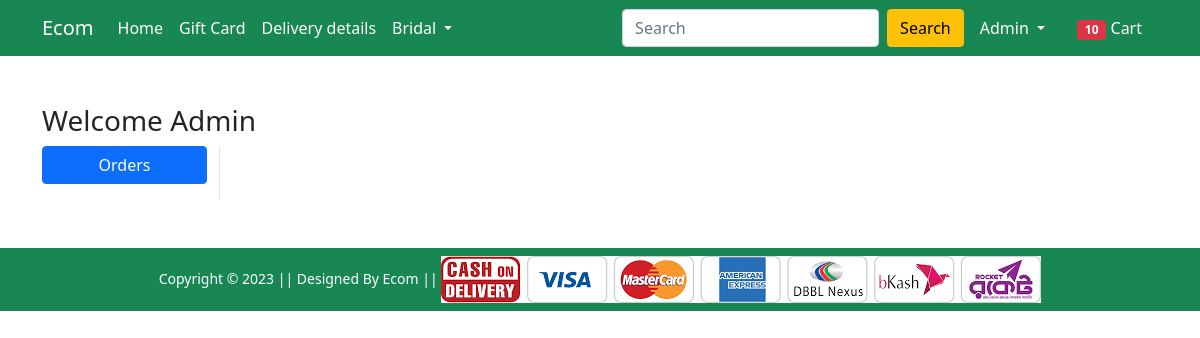
The page /orders/ (signed in) on the database as committed earlier.
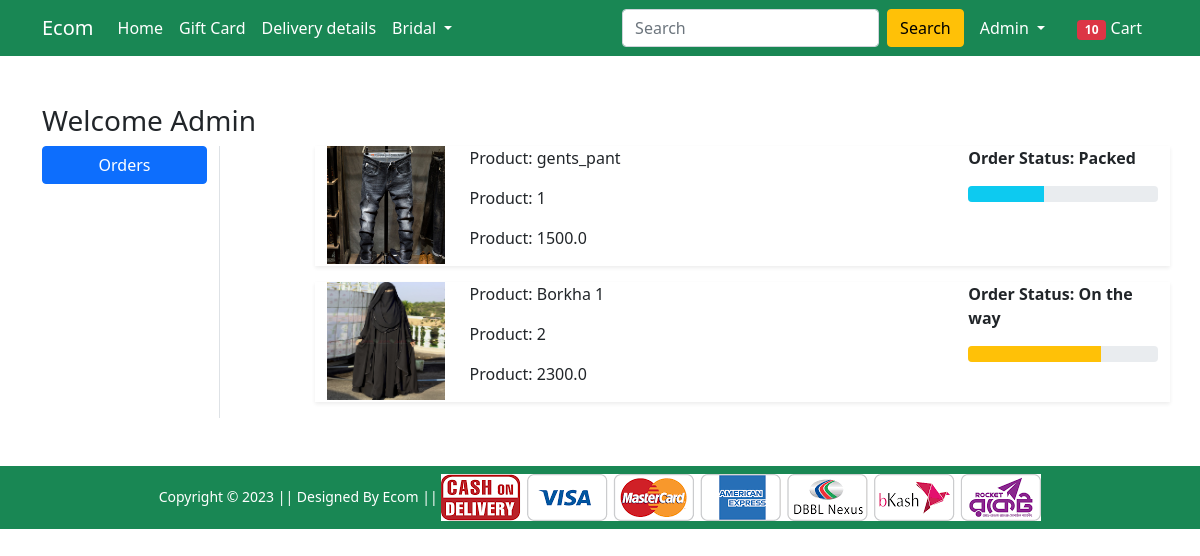
The same page on the database as committed later.
### Shop/models.py (models this page shows, shortened)
class orderPlaced(models.Model):
    user = models.ForeignKey(User,on_delete=models.CASCADE)
    customer = models.ForeignKey(customer,on_delete=models.CASCADE)
    product = models.ForeignKey(product,on_delete=models.CASCADE)
    quantity = models.PositiveIntegerField(default=1)
    ordered_date=models.DateField(auto_now=True)
    status = models.CharField(max_length=50,choices=STATUS_CHOICE,default='pending')
    @property
    def total_cost(self):
        return self.product.discount_price * self.quantity

class product(models.Model):
    title = models.CharField(max_length=255)
    selling_price = models.FloatField()
    discount_price = models.FloatField()
    description = models.TextField()
    brand = models.CharField(max_length=50)
    catagory = models.CharField(choices=CATAGORY_CHOICES,max_length=2)
    product_img = models.ImageField(upload_to='product_img')

### Shop/views.py (the view)
# urls.py: path('orders/', views.orders, name='orders'),
def orders(request):
 op = orderPlaced.objects.filter(user=request.user)
 return render(request, 'Shop/orders.html',{'order_place':op})

### Shop/templates/Shop/orders.html (shortened to what this page needs)
{% extends 'Shop/base.html' %}
{% load static %}
{% block main-content %}
<div class="container my-5">
    <div class="row">
        <h3>Welcome <span class="text-capitalize">{{request.user}}</span></h3>
        <div class="col-sm-2 border-end">
            <ul class="list-unstyled">
                <li class="d-grid"><a href="{% url 'orders' %}" class="btn btn-primary">Orders</a></li>
            </ul>
        </div>
        <div class="col-sm-9 offset-sm-1">
            {% for op in order_place %}
            <div class="row shadow-sm mb-3">
                <div class="col-sm-2">
                    <img src="{{op.product.product_img.url}}" alt="" srcset="" class="img-fluid" height="150"
                        width="150">
                </div>
                <div class="col-sm-7">
                    <p>Product: {{op.product.title}}</p>
                    <p>Product: {{op.quantity}}</p>
                    <p>Product: {{op.total_cost}}</p>
                </div>
                <div class="col-sm-3 fw-bold">
                    <p>Order Status: {{op.status}}</p>
                    {% if op.status == 'Packed' %}
                    <div class="progress">
                        <div class="progress-bar bg-info" role="progressbar" style="width: 40%" aria-valuenow="40"
                            aria-valuemin="0" aria-valuemax="100">
                        </div>
                    </div>
                    {% endif %}
                    {% if op.status == 'On the way' %}
                    <div class="progress">
                        <div class="progress-bar bg-warning" role="progressbar" style="width: 70%" aria-valuenow="70"
                            aria-valuemin="0" aria-valuemax="100">
                        </div>
                    </div>
                    {% endif %}
                </div>
            </div>
            {% endfor %}
        </div>
    </div>
</div>
{% endblock main-content %}

### Shop/templates/Shop/base.html (shortened to what this page needs)
<!doctype html>
{% load static %}
<html lang="en">
<head>
    <link href="https://cdn.jsdelivr.net/npm/bootstrap@5.0.0-beta1/dist/css/bootstrap.min.css" rel="stylesheet"
>
    <link rel="stylesheet" href="{% static 'Shop/css/owl.carousel.min.css' %}">
    <link rel="stylesheet" href="{% static 'Shop/css/all.min.css' %}">
    <link rel="stylesheet" href="{% static 'Shop/css/style.css' %}">
</head>
<body>
    <nav class="navbar navbar-expand-lg navbar-dark bg-success">
        <div class="container">
            <a class="navbar-brand" href="/">Ecom</a>
            <div class="collapse navbar-collapse" id="navbarSupportedContent">
                <ul class="navbar-nav me-auto mb-2 mb-lg-0">
                    <li class="nav-item">
                        <a class="nav-link active" aria-current="page" href="/">Home</a>
                    </li>
                    <li class="nav-item">
                        <a class="nav-link active" aria-current="page" href="#">Gift Card</a>
                    </li>
                    <li class="nav-item">
                        <a class="nav-link active" aria-current="page" href="#">Delivery details</a>
                    </li>
                    <li class="nav-item dropdown">
                        <a class="nav-link dropdown-toggle text-white" href="#" id="electronicsDropdown" role="button"
                            data-bs-toggle="dropdown" aria-expanded="false">
                            Bridal
                        </a>
                    </li>
                </ul>
                <form class="d-flex">
                    <input class="form-control me-2" type="search" placeholder="Search" aria-label="Search">
                    <button class="btn btn-warning" type="submit">Search</button>
                </form>
                <div>
                    <ul class="navbar-nav me-auto mb-2 mb-lg-0">
                        {% if request.user.is_authenticated %}
                        <li class="nav-item dropdown mx-2">
                            <a class="nav-link dropdown-toggle text-white" href="#" id="profileDropdown" role="button"
                                data-bs-toggle="dropdown" aria-expanded="false">
                                {{request.user.username | capfirst}}
                            </a>
                        </li>
                        <li class="nav-item mx-2">
                            <a href="{% url 'show_cart' %}" class="nav-link text-white"><span
                                    class="badge bg-danger">10</span> Cart </a>
                        </li>
                        {% endif %}
                    </ul>
                </div>
            </div>
        </div>
    </nav>
    {% block main-content %} {% endblock main-content %}
    <footer class="container-fluid bg-success text-center p-2 mt-5">
        <small class="text-white">Copyright &copy; 2023 || Designed By Ecom || </small>
        <img src="{% static 'Shop/images/paymentlogo.png' %}" alt="" srcset="" class="img-fluid" height="2px">
    </footer>
</body>
</html>

Rows that differ between the two databases and show on the page:
added orderPlaced: product.product_img (picture), product "gents_pant", quantity "1", total_cost "1500.0", status "Packed"
added orderPlaced: product.product_img (picture), product "Borkha 1", quantity "2", total_cost "2300.0", status "On the way"
